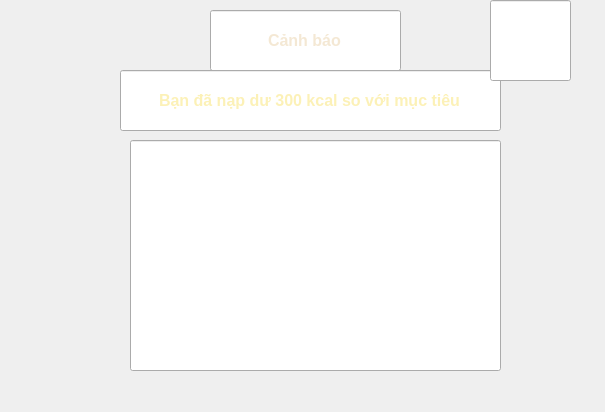
<?xml version="1.0" encoding="UTF-8"?>
<ui version="4.0">
 <class>MainWindow</class>
 <widget class="QMainWindow" name="MainWindow">
  <property name="geometry">
   <rect>
    <x>0</x>
    <y>0</y>
    <width>605</width>
    <height>412</height>
   </rect>
  </property>
  <property name="windowTitle">
   <string>MainWindow</string>
  </property>
  <widget class="QWidget" name="centralwidget">
   <property name="styleSheet">
    <string notr="true">#centralwidget{ border-image: url(:/Background.png); }</string>
   </property>
   <widget class="QLineEdit" name="tieudetrang10">
    <property name="geometry">
     <rect>
      <x>210</x>
      <y>10</y>
      <width>191</width>
      <height>61</height>
     </rect>
    </property>
    <property name="font">
     <font>
      <pointsize>12</pointsize>
      <weight>75</weight>
      <bold>true</bold>
     </font>
    </property>
    <property name="styleSheet">
     <string notr="true">border-image: url(:/tieudetrang10.png);
color: rgb(244, 232, 212);</string>
    </property>
    <property name="text">
     <string>Cảnh báo</string>
    </property>
    <property name="alignment">
     <set>Qt::AlignCenter</set>
    </property>
   </widget>
   <widget class="QLineEdit" name="line1trang10">
    <property name="geometry">
     <rect>
      <x>120</x>
      <y>70</y>
      <width>381</width>
      <height>61</height>
     </rect>
    </property>
    <property name="font">
     <font>
      <pointsize>12</pointsize>
      <weight>75</weight>
      <bold>true</bold>
     </font>
    </property>
    <property name="styleSheet">
     <string notr="true">border-image: url(:/line1trang10.png);
color: rgb(252, 241, 183);</string>
    </property>
    <property name="text">
     <string>Bạn đã nạp dư 300 kcal so với mục tiêu</string>
    </property>
    <property name="alignment">
     <set>Qt::AlignCenter</set>
    </property>
   </widget>
   <widget class="QLineEdit" name="line2trang10">
    <property name="geometry">
     <rect>
      <x>130</x>
      <y>140</y>
      <width>371</width>
      <height>231</height>
     </rect>
    </property>
    <property name="styleSheet">
     <string notr="true">border-image: url(:/line2trang10.png);</string>
    </property>
   </widget>
   <widget class="QLineEdit" name="lineEdit_5">
    <property name="geometry">
     <rect>
      <x>490</x>
      <y>0</y>
      <width>81</width>
      <height>81</height>
     </rect>
    </property>
    <property name="styleSheet">
     <string notr="true">border-image: url(:/button1trang10.png);</string>
    </property>
   </widget>
   <widget class="QLabel" name="label">
    <property name="geometry">
     <rect>
      <x>420</x>
      <y>60</y>
      <width>81</width>
      <height>81</height>
     </rect>
    </property>
    <property name="styleSheet">
     <string notr="true">image: url(:/icontrang10.png);
</string>
    </property>
    <property name="text">
     <string/>
    </property>
   </widget>
  </widget>
 </widget>
 <resources>
  <include location="trang10.qrc"/>
 </resources>
 <connections/>
</ui>
